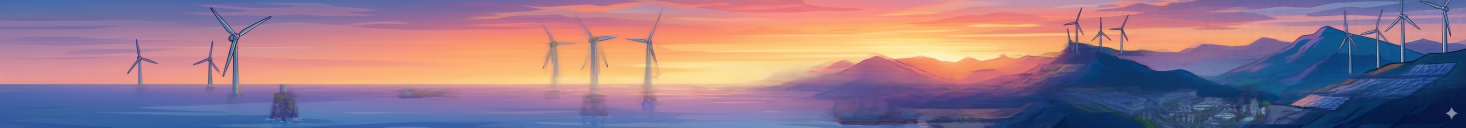
#> input picture assets/panoramas/shinan-wind-bottom.png, 4397 x 382 px (shown at 1/3 size); its folder holds only this picture in this run
$ python create-contact-sheet.py ../assets/panoramas out.png
#> lines starting #> are read from the running program, lines starting #| are printed output that depends on the picture
from __future__ import annotations

import argparse
import re
from pathlib import Path

from PIL import Image, ImageDraw


def create_contact_sheet(source: Path, output: Path, columns: int = 4) -> None:
#> called with columns = 4
    paths = sorted(
        (path for path in source.iterdir() if path.suffix.lower() == ".png"),
        key=lambda path: [int(part) if part.isdigit() else part for part in re.split(r"(\d+)", path.name)],
    )
    if not paths:
        raise ValueError(f"no PNG files in {source}")
    images = [Image.open(path).convert("RGB") for path in paths]
#> images = 1 item
    width = 420
    height = round(width * images[0].height / images[0].width)
#> height = 36
    label_height = 28
    rows = (len(images) + columns - 1) // columns
#> rows = 1
    sheet = Image.new("RGB", (columns * width, rows * (height + label_height)), "white")
#> sheet: PIL image 1680x64 RGB; every value is 255
    draw = ImageDraw.Draw(sheet)
    for index, (path, image) in enumerate(zip(paths, images, strict=True)):
        x = (index % columns) * width
        y = (index // columns) * (height + label_height)
        image.thumbnail((width, height), Image.Resampling.LANCZOS)
        sheet.paste(image, (x, y))
        draw.text((x + 8, y + height + 5), f"{index + 1:02d} {path.stem}", fill="black")
#> this loop made 1 pass
#> (x, y) on pass 1: (0, 0)
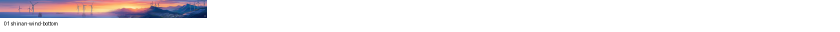
#> sheet: PIL image 1680x64 RGB (shown at 1/2 size); mean R, G, B 240, 236, 238.4
    output.parent.mkdir(parents=True, exist_ok=True)
    sheet.save(output)


def main() -> None:
    parser = argparse.ArgumentParser()
    parser.add_argument("source", type=Path)
    parser.add_argument("output", type=Path)
    parser.add_argument("--columns", type=int, default=4)
    args = parser.parse_args()
    create_contact_sheet(args.source, args.output, args.columns)


if __name__ == "__main__":
    main()
